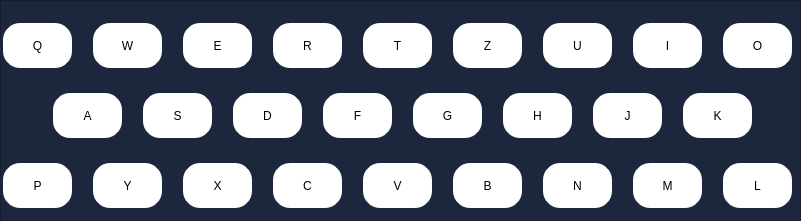
   <widget class="QFrame" name="QFrame_Clavier">
    <property name="geometry">
     <rect>
      <x>390</x>
      <y>359</y>
      <width>801</width>
      <height>221</height>
     </rect>
    </property>
    <property name="styleSheet">
     <string notr="true">background-color: rgb(28, 38, 61);
font: 7pt &quot;MS Shell Dlg 2&quot;;
color: rgb(255, 255, 255);
</string>
    </property>
    <property name="frameShape">
     <enum>QFrame::StyledPanel</enum>
    </property>
    <property name="frameShadow">
     <enum>QFrame::Raised</enum>
    </property>
    <widget class="QPushButton" name="Pbtn_Q">
     <property name="geometry">
      <rect>
       <x>0</x>
       <y>20</y>
       <width>75</width>
       <height>51</height>
      </rect>
     </property>
     <property name="styleSheet">
      <string notr="true">QPushButton{
border: 3px solid rgb(28, 38, 61);
color: black;
background-color: white;
border-radius: 20px;
}

QPushButton:Hover{
border: 3px solid white;
color: white;
background-color:  rgb(28, 38, 61);
border-radius: 20px;
}</string>
     </property>
     <property name="text">
      <string>Q</string>
     </property>
    </widget>
    <widget class="QPushButton" name="Pbtn_W">
     <property name="geometry">
      <rect>
       <x>90</x>
       <y>20</y>
       <width>75</width>
       <height>51</height>
      </rect>
     </property>
     <property name="styleSheet">
      <string notr="true">QPushButton{
border: 3px solid rgb(28, 38, 61);
color: black;
background-color: white;
border-radius: 20px;
}

QPushButton:Hover{
border: 3px solid white;
color: white;
background-color:  rgb(28, 38, 61);
border-radius: 20px;
}</string>
     </property>
     <property name="text">
      <string>W</string>
     </property>
    </widget>
    <widget class="QPushButton" name="Pbtn_E">
     <property name="geometry">
      <rect>
       <x>180</x>
       <y>20</y>
       <width>75</width>
       <height>51</height>
      </rect>
     </property>
     <property name="styleSheet">
      <string notr="true">QPushButton{
border: 3px solid rgb(28, 38, 61);
color: black;
background-color: white;
border-radius: 20px;
}

QPushButton:Hover{
border: 3px solid white;
color: white;
background-color:  rgb(28, 38, 61);
border-radius: 20px;
}</string>
     </property>
     <property name="text">
      <string>E</string>
     </property>
    </widget>
    <widget class="QPushButton" name="Pbtn_R">
     <property name="geometry">
      <rect>
       <x>270</x>
       <y>20</y>
       <width>75</width>
       <height>51</height>
      </rect>
     </property>
     <property name="styleSheet">
      <string notr="true">QPushButton{
border: 3px solid rgb(28, 38, 61);
color: black;
background-color: white;
border-radius: 20px;
}

QPushButton:Hover{
border: 3px solid white;
color: white;
background-color:  rgb(28, 38, 61);
border-radius: 20px;
}</string>
     </property>
     <property name="text">
      <string>R</string>
     </property>
    </widget>
    <widget class="QPushButton" name="Pbtn_T">
     <property name="geometry">
      <rect>
       <x>360</x>
       <y>20</y>
       <width>75</width>
       <height>51</height>
      </rect>
     </property>
     <property name="styleSheet">
      <string notr="true">QPushButton{
border: 3px solid rgb(28, 38, 61);
color: black;
background-color: white;
border-radius: 20px;
}

QPushButton:Hover{
border: 3px solid white;
color: white;
background-color:  rgb(28, 38, 61);
border-radius: 20px;
}</string>
     </property>
     <property name="text">
      <string>T</string>
     </property>
    </widget>
    <widget class="QPushButton" name="Pbtn_U">
     <property name="geometry">
      <rect>
       <x>540</x>
       <y>20</y>
       <width>75</width>
       <height>51</height>
      </rect>
     </property>
     <property name="styleSheet">
      <string notr="true">QPushButton{
border: 3px solid rgb(28, 38, 61);
color: black;
background-color: white;
border-radius: 20px;
}

QPushButton:Hover{
border: 3px solid white;
color: white;
background-color:  rgb(28, 38, 61);
border-radius: 20px;
}</string>
     </property>
     <property name="text">
      <string>U</string>
     </property>
    </widget>
    <widget class="QPushButton" name="Pbtn_Z">
     <property name="geometry">
      <rect>
       <x>450</x>
       <y>20</y>
       <width>75</width>
       <height>51</height>
      </rect>
     </property>
     <property name="styleSheet">
      <string notr="true">QPushButton{
border: 3px solid rgb(28, 38, 61);
color: black;
background-color: white;
border-radius: 20px;
}

QPushButton:Hover{
border: 3px solid white;
color: white;
background-color:  rgb(28, 38, 61);
border-radius: 20px;
}</string>
     </property>
     <property name="text">
      <string>Z</string>
     </property>
    </widget>
    <widget class="QPushButton" name="Pbtn_I">
     <property name="geometry">
      <rect>
       <x>630</x>
       <y>20</y>
       <width>75</width>
       <height>51</height>
      </rect>
     </property>
     <property name="styleSheet">
      <string notr="true">QPushButton{
border: 3px solid rgb(28, 38, 61);
color: black;
background-color: white;
border-radius: 20px;
}

QPushButton:Hover{
border: 3px solid white;
color: white;
background-color:  rgb(28, 38, 61);
border-radius: 20px;
}</string>
     </property>
     <property name="text">
      <string>I</string>
     </property>
    </widget>
    <widget class="QPushButton" name="Pbtn_O">
     <property name="geometry">
      <rect>
       <x>720</x>
       <y>20</y>
       <width>75</width>
       <height>51</height>
      </rect>
     </property>
     <property name="styleSheet">
      <string notr="true">QPushButton{
border: 3px solid rgb(28, 38, 61);
color: black;
background-color: white;
border-radius: 20px;
}

QPushButton:Hover{
border: 3px solid white;
color: white;
background-color:  rgb(28, 38, 61);
border-radius: 20px;
}</string>
     </property>
     <property name="text">
      <string>O</string>
     </property>
    </widget>
    <widget class="QPushButton" name="Pbtn_P">
     <property name="geometry">
      <rect>
       <x>0</x>
       <y>160</y>
       <width>75</width>
       <height>51</height>
      </rect>
     </property>
     <property name="styleSheet">
      <string notr="true">QPushButton{
border: 3px solid rgb(28, 38, 61);
color: black;
background-color: white;
border-radius: 20px;
}

QPushButton:Hover{
border: 3px solid white;
color: white;
background-color:  rgb(28, 38, 61);
border-radius: 20px;
}</string>
     </property>
     <property name="text">
      <string>P</string>
     </property>
    </widget>
    <widget class="QPushButton" name="Pbtn_N">
     <property name="geometry">
      <rect>
       <x>540</x>
       <y>160</y>
       <width>75</width>
       <height>51</height>
      </rect>
     </property>
     <property name="styleSheet">
      <string notr="true">QPushButton{
border: 3px solid rgb(28, 38, 61);
color: black;
background-color: white;
border-radius: 20px;
}

QPushButton:Hover{
border: 3px solid white;
color: white;
background-color:  rgb(28, 38, 61);
border-radius: 20px;
}</string>
     </property>
     <property name="text">
      <string>N</string>
     </property>
    </widget>
    <widget class="QPushButton" name="Pbtn_V">
     <property name="geometry">
      <rect>
       <x>360</x>
       <y>160</y>
       <width>75</width>
       <height>51</height>
      </rect>
     </property>
     <property name="styleSheet">
      <string notr="true">QPushButton{
border: 3px solid rgb(28, 38, 61);
color: black;
background-color: white;
border-radius: 20px;
}

QPushButton:Hover{
border: 3px solid white;
color: white;
background-color:  rgb(28, 38, 61);
border-radius: 20px;
}</string>
     </property>
     <property name="text">
      <string>V</string>
     </property>
    </widget>
    <widget class="QPushButton" name="Pbtn_X">
     <property name="geometry">
      <rect>
       <x>180</x>
       <y>160</y>
       <width>75</width>
       <height>51</height>
      </rect>
     </property>
     <property name="styleSheet">
      <string notr="true">QPushButton{
border: 3px solid rgb(28, 38, 61);
color: black;
background-color: white;
border-radius: 20px;
}

QPushButton:Hover{
border: 3px solid white;
color: white;
background-color:  rgb(28, 38, 61);
border-radius: 20px;
}</string>
     </property>
     <property name="text">
      <string>X</string>
     </property>
    </widget>
    <widget class="QPushButton" name="Pbtn_B">
     <property name="geometry">
      <rect>
       <x>450</x>
       <y>160</y>
       <width>75</width>
       <height>51</height>
      </rect>
     </property>
     <property name="styleSheet">
      <string notr="true">QPushButton{
border: 3px solid rgb(28, 38, 61);
color: black;
background-color: white;
border-radius: 20px;
}

QPushButton:Hover{
border: 3px solid white;
color: white;
background-color:  rgb(28, 38, 61);
border-radius: 20px;
}</string>
     </property>
     <property name="text">
      <string>B</string>
     </property>
    </widget>
    <widget class="QPushButton" name="Pbtn_M">
     <property name="geometry">
      <rect>
       <x>630</x>
       <y>160</y>
       <width>75</width>
       <height>51</height>
      </rect>
     </property>
     <property name="styleSheet">
      <string notr="true">QPushButton{
border: 3px solid rgb(28, 38, 61);
color: black;
background-color: white;
border-radius: 20px;
}

QPushButton:Hover{
border: 3px solid white;
color: white;
background-color:  rgb(28, 38, 61);
border-radius: 20px;
}</string>
     </property>
     <property name="text">
      <string>M</string>
     </property>
    </widget>
    <widget class="QPushButton" name="Pbtn_Y">
     <property name="geometry">
      <rect>
       <x>90</x>
       <y>160</y>
       <width>75</width>
       <height>51</height>
      </rect>
     </property>
     <property name="styleSheet">
      <string notr="true">QPushButton{
border: 3px solid rgb(28, 38, 61);
color: black;
background-color: white;
border-radius: 20px;
}

QPushButton:Hover{
border: 3px solid white;
color: white;
background-color:  rgb(28, 38, 61);
border-radius: 20px;
}</string>
     </property>
     <property name="text">
      <string>Y</string>
     </property>
    </widget>
    <widget class="QPushButton" name="Pbtn_C">
     <property name="geometry">
      <rect>
       <x>270</x>
       <y>160</y>
       <width>75</width>
       <height>51</height>
      </rect>
     </property>
     <property name="styleSheet">
      <string notr="true">QPushButton{
border: 3px solid rgb(28, 38, 61);
color: black;
background-color: white;
border-radius: 20px;
}

QPushButton:Hover{
border: 3px solid white;
color: white;
background-color:  rgb(28, 38, 61);
border-radius: 20px;
}</string>
     </property>
     <property name="text">
      <string>C</string>
     </property>
    </widget>
    <widget class="QPushButton" name="Pbtn_L">
     <property name="geometry">
      <rect>
       <x>720</x>
       <y>160</y>
       <width>75</width>
       <height>51</height>
      </rect>
     </property>
     <property name="styleSheet">
      <string notr="true">QPushButton{
border: 3px solid rgb(28, 38, 61);
color: black;
background-color: white;
border-radius: 20px;
}

QPushButton:Hover{
border: 3px solid white;
color: white;
background-color:  rgb(28, 38, 61);
border-radius: 20px;
}</string>
     </property>
     <property name="text">
      <string>L</string>
     </property>
    </widget>
    <widget class="QPushButton" name="Pbtn_A">
     <property name="geometry">
      <rect>
       <x>50</x>
       <y>90</y>
       <width>75</width>
       <height>51</height>
      </rect>
     </property>
     <property name="styleSheet">
      <string notr="true">QPushButton{
border: 3px solid rgb(28, 38, 61);
color: black;
background-color: white;
border-radius: 20px;
}

QPushButton:Hover{
border: 3px solid white;
color: white;
background-color:  rgb(28, 38, 61);
border-radius: 20px;
}</string>
     </property>
     <property name="text">
      <string>A</string>
     </property>
    </widget>
    <widget class="QPushButton" name="Pbtn_D">
     <property name="geometry">
      <rect>
       <x>230</x>
       <y>90</y>
       <width>75</width>
       <height>51</height>
      </rect>
     </property>
     <property name="styleSheet">
      <string notr="true">QPushButton{
border: 3px solid rgb(28, 38, 61);
color: black;
background-color: white;
border-radius: 20px;
}

QPushButton:Hover{
border: 3px solid white;
color: white;
background-color:  rgb(28, 38, 61);
border-radius: 20px;
}</string>
     </property>
     <property name="text">
      <string>D</string>
     </property>
    </widget>
    <widget class="QPushButton" name="Pbtn_S">
     <property name="geometry">
      <rect>
       <x>140</x>
       <y>90</y>
       <width>75</width>
       <height>51</height>
      </rect>
     </property>
     <property name="styleSheet">
      <string notr="true">QPushButton{
border: 3px solid rgb(28, 38, 61);
color: black;
background-color: white;
border-radius: 20px;
}

QPushButton:Hover{
border: 3px solid white;
color: white;
background-color:  rgb(28, 38, 61);
border-radius: 20px;
}</string>
     </property>
     <property name="text">
      <string>S</string>
     </property>
    </widget>
    <widget class="QPushButton" name="Pbtn_J">
     <property name="geometry">
      <rect>
       <x>590</x>
       <y>90</y>
       <width>75</width>
       <height>51</height>
      </rect>
     </property>
     <property name="styleSheet">
      <string notr="true">QPushButton{
border: 3px solid rgb(28, 38, 61);
color: black;
background-color: white;
border-radius: 20px;
}

QPushButton:Hover{
border: 3px solid white;
color: white;
background-color:  rgb(28, 38, 61);
border-radius: 20px;
}</string>
     </property>
     <property name="text">
      <string>J</string>
     </property>
    </widget>
    <widget class="QPushButton" name="Pbtn_K">
     <property name="geometry">
      <rect>
       <x>680</x>
       <y>90</y>
       <width>75</width>
       <height>51</height>
      </rect>
     </property>
     <property name="styleSheet">
      <string notr="true">QPushButton{
border: 3px solid rgb(28, 38, 61);
color: black;
background-color: white;
border-radius: 20px;
}

QPushButton:Hover{
border: 3px solid white;
color: white;
background-color:  rgb(28, 38, 61);
border-radius: 20px;
}</string>
     </property>
     <property name="text">
      <string>K</string>
     </property>
    </widget>
    <widget class="QPushButton" name="Pbtn_H">
     <property name="geometry">
      <rect>
       <x>500</x>
       <y>90</y>
       <width>75</width>
       <height>51</height>
      </rect>
     </property>
     <property name="styleSheet">
      <string notr="true">QPushButton{
border: 3px solid rgb(28, 38, 61);
color: black;
background-color: white;
border-radius: 20px;
}

QPushButton:Hover{
border: 3px solid white;
color: white;
background-color:  rgb(28, 38, 61);
border-radius: 20px;
}</string>
     </property>
     <property name="text">
      <string>H</string>
     </property>
    </widget>
    <widget class="QPushButton" name="Pbtn_F">
     <property name="geometry">
      <rect>
       <x>320</x>
       <y>90</y>
       <width>75</width>
       <height>51</height>
      </rect>
     </property>
     <property name="styleSheet">
      <string notr="true">QPushButton{
border: 3px solid rgb(28, 38, 61);
color: black;
background-color: white;
border-radius: 20px;
}

QPushButton:Hover{
border: 3px solid white;
color: white;
background-color:  rgb(28, 38, 61);
border-radius: 20px;
}</string>
     </property>
     <property name="text">
      <string>F</string>
     </property>
    </widget>
    <widget class="QPushButton" name="Pbtn_G">
     <property name="geometry">
      <rect>
       <x>410</x>
       <y>90</y>
       <width>75</width>
       <height>51</height>
      </rect>
     </property>
     <property name="styleSheet">
      <string notr="true">QPushButton{
border: 3px solid rgb(28, 38, 61);
color: black;
background-color: white;
border-radius: 20px;
}

QPushButton:Hover{
border: 3px solid white;
color: white;
background-color:  rgb(28, 38, 61);
border-radius: 20px;
}</string>
     </property>
     <property name="text">
      <string>G</string>
     </property>
    </widget>
   </widget>
